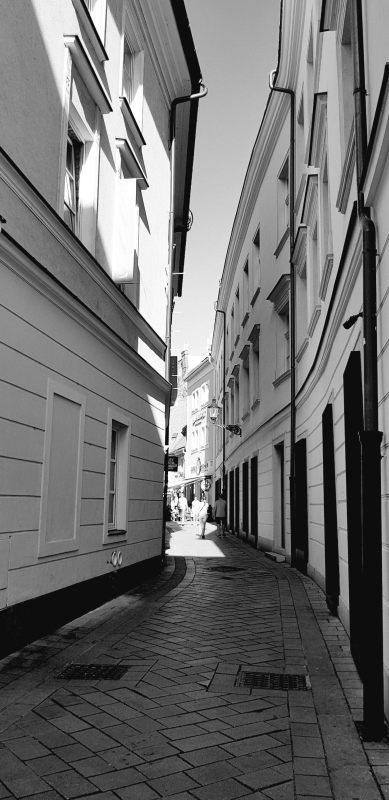
#> input picture extended-lines/photos/alley.jpg, 778 x 1600 px, given in place of DSC_6137-EDIT.jpg, which was not available (shown at 1/2 size)
$ python analyse.py
#> lines starting #> are read from the running program, lines starting #| are printed output that depends on the picture
#!/usr/bin/env python3
"""Offline analysis for Extended Lines (run once per photo set).

Reads the original photos, and for each one writes:
  extended-lines/photos/<id>.jpg   web version (greyscale, 1600 px long side)
  src/extended-lines/photos.json   the line model: Hough lines, tones, edge strips

Usage (from the repo root):
  pip install opencv-python-headless numpy
  python3 src/extended-lines/analyse.py /path/to/originals [--debug]

Each photo has a small recipe below. "detect" picks how edges are found:
  edges  - Canny on a smoothed image (good for crisp architecture)
  mask   - split into dark / light first (Otsu), then find edges of that
           shape (good for silhouettes and railings)
  poly   - split into dark / light, then simplify the outlines into a
           polygon; its sides become the lines (good for soft, organic
           shapes: stone, trees in fog, where Hough finds little)
"""
import cv2, numpy as np, json, math, sys, os

PHOTOS = [
    # id, file, title, place / note, recipe
    ("organ",    "DSC_6137-EDIT.jpg",       "Organ",        "Church interior",  dict(detect="edges", blur=7, min_len=0.07, gap=4, max_lines=48)),
    ("alley",    "20180421_225002.jpg",     "Alley",        "Old town",         dict(detect="edges", blur=5, min_len=0.08, gap=6, max_lines=48)),
    ("railings", "DSC_0635.jpg",            "Railings",     "Stairs, low sun",  dict(detect="mask",  blur=5, min_len=0.06, gap=6, max_lines=30, clip=(0.0, 0.83))),
    ("stone",    "223_2398-1.jpg",          "Stone",        "Field, late summer", dict(detect="poly", blur=6, min_len=0.03, eps=0.008, max_lines=40, level=72)),
    ("grass",    "IMG_20231111_093248.jpg", "Grass in fog", "Meadow",           dict(detect="poly",  blur=4, min_len=0.025, eps=0.007, max_lines=40, level=30, clahe=3.0)),
    ("filharmonia", "IMG_20260613_223131.jpg", "Filharmonia", "Concert hall, before the rehearsal", dict(detect="edges", blur=5, min_len=0.07, gap=5, max_lines=50)),
]
LONG = 1600      # web size
WORK = 1400      # analysis size


def poly_lines(g, r):
    """Outline of the dark/light split, simplified to straight sides."""
    h, w = g.shape
    c = cv2.createCLAHE(r.get("clahe", 2.0), (8, 8)).apply(g)
    b = cv2.GaussianBlur(c, (0, 0), r["blur"])
    if "level" in r:
        _, m = cv2.threshold(b, int(np.percentile(b, r["level"])), 255, cv2.THRESH_BINARY)
    else:
        _, m = cv2.threshold(b, 0, 255, cv2.THRESH_BINARY + cv2.THRESH_OTSU)
    m = cv2.morphologyEx(m, cv2.MORPH_OPEN, np.ones((5, 5), np.uint8))
    cs, _ = cv2.findContours(m, cv2.RETR_LIST, cv2.CHAIN_APPROX_NONE)
    cs = [c for c in cs if cv2.contourArea(c) > 0.002 * w * h]
    out = []
    for cnt in cs:
        ap = cv2.approxPolyDP(cnt, r.get("eps", 0.006) * max(w, h), True).reshape(-1, 2)
        for i in range(len(ap)):
            (x1, y1), (x2, y2) = ap[i], ap[(i + 1) % len(ap)]
            # skip sides lying on the photo border: they are the frame, not the image
            if (x1 <= 2 and x2 <= 2) or (x1 >= w - 3 and x2 >= w - 3) or (y1 <= 2 and y2 <= 2) or (y1 >= h - 3 and y2 >= h - 3):
                continue
            ln = math.hypot(x2 - x1, y2 - y1)
            if ln >= r["min_len"] * max(w, h):
                out.append([int(x1), int(y1), int(x2), int(y2), ln, math.atan2(y2 - y1, x2 - x1) % math.pi])
    return out, m


def detect_lines(g, r):
    h, w = g.shape
    if r["detect"] == "poly":
        out, ed = poly_lines(g, r)
        out.sort(key=lambda l: -l[4])
        return out[:r["max_lines"]], ed
    if r["detect"] == "mask":
        b = cv2.medianBlur(g, r["blur"] | 1)
        _, m = cv2.threshold(b, 0, 255, cv2.THRESH_BINARY + cv2.THRESH_OTSU)
        m = cv2.morphologyEx(m, cv2.MORPH_OPEN, np.ones((3, 3), np.uint8))
        ed = cv2.Canny(m, 50, 150)
    else:
        c = cv2.createCLAHE(r.get("clahe", 2.0), (8, 8)).apply(g)
        b = cv2.bilateralFilter(c, r["blur"] | 1, 40, 9) if r["blur"] > 3 else cv2.GaussianBlur(c, (3, 3), 0)
        b = cv2.medianBlur(b, r["blur"] | 1)
        v = float(np.median(b))
        ed = cv2.Canny(b, int(max(20, .66 * v)), int(min(255, 1.33 * v + 40)))
    if "clip" in r:  # only look inside a vertical band (fractions of height)
        y0, y1 = int(r["clip"][0] * h), int(r["clip"][1] * h)
        ed[:y0] = 0; ed[y1:] = 0
    L = cv2.HoughLinesP(ed, 1, np.pi / 360, 50,
                        minLineLength=int(r["min_len"] * max(w, h)), maxLineGap=r["gap"])
    out = []
    if L is not None:
        for x1, y1, x2, y2 in L.reshape(-1, 4).tolist():
            ln = math.hypot(x2 - x1, y2 - y1)
            out.append([x1, y1, x2, y2, ln, math.atan2(y2 - y1, x2 - x1) % math.pi])
    out.sort(key=lambda l: -l[4])
    kept = []
    for l in out:  # drop near-duplicates (same angle, nearly same line)
        mx, my = (l[0] + l[2]) / 2, (l[1] + l[3]) / 2
        dup = False
        for k in kept:
            da = abs(l[5] - k[5]); da = min(da, math.pi - da)
            d = abs((mx - k[0]) * math.sin(k[5]) - (my - k[1]) * math.cos(k[5]))
            if da < 0.06 and d < 14:
                dup = True; break
        if not dup:
            kept.append(l)
        if len(kept) >= r["max_lines"]:
            break
    return kept, ed


def strip(g, side, n=32):
    h, w = g.shape; vals = []
    for i in range(n):
        a, b = int(i / n * (w if side in ("top", "bottom") else h)), int((i + 1) / n * (w if side in ("top", "bottom") else h))
        if side == "top":    patch = g[:max(2, h // 30), a:b]
        if side == "bottom": patch = g[h - max(2, h // 30):, a:b]
        if side == "left":   patch = g[a:b, :max(2, w // 30)]
        if side == "right":  patch = g[a:b, w - max(2, w // 30):]
        vals.append(int(patch.mean()))
    return vals


def main():
    src = sys.argv[1] if len(sys.argv) > 1 else "."
    debug = "--debug" in sys.argv
    here = os.path.dirname(os.path.abspath(__file__))
    root = os.path.abspath(os.path.join(here, "..", ".."))
    photo_dir = os.path.join(root, "extended-lines", "photos")
    os.makedirs(photo_dir, exist_ok=True)
    result = []
    for pid, fname, title, note, r in PHOTOS:
        im = cv2.imread(os.path.join(src, fname))
#> im is the input picture: shape (1600, 778, 3); min 0, max 255, mean 109.5
        if im is None:
            print("missing", fname); continue
        g0 = cv2.cvtColor(im, cv2.COLOR_BGR2GRAY)
        web = cv2.resize(g0, None, fx=LONG / max(g0.shape), fy=LONG / max(g0.shape), interpolation=cv2.INTER_AREA)
        cv2.imwrite(os.path.join(photo_dir, pid + ".jpg"), web, [cv2.IMWRITE_JPEG_QUALITY, 84, cv2.IMWRITE_JPEG_PROGRESSIVE, 1])
        g = cv2.resize(g0, None, fx=WORK / max(g0.shape), fy=WORK / max(g0.shape), interpolation=cv2.INTER_AREA)
        h, w = g.shape
#> h = 1400; w = 681
        lines, ed = detect_lines(g, r)
#> in detect_lines, `b = cv2.medianBlur(b, r["blur"] | 1)`:
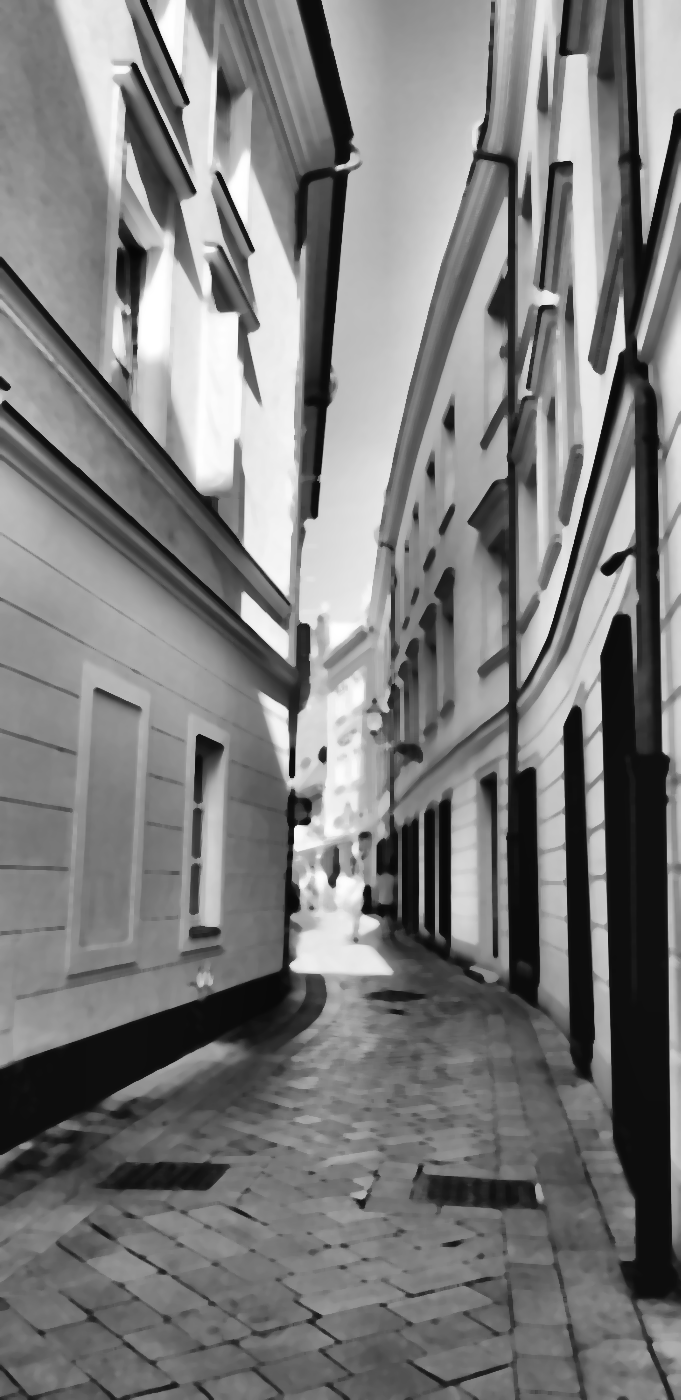
#> b: shape (1400, 681); min 6, max 255, mean 124.2
#> in detect_lines, `v = float(np.median(b))`: v = 124
#> in detect_lines, `ed = cv2.Canny(b, int(max(20, .66 * v)), int(min(255, 1.33 * v + 40)))`:
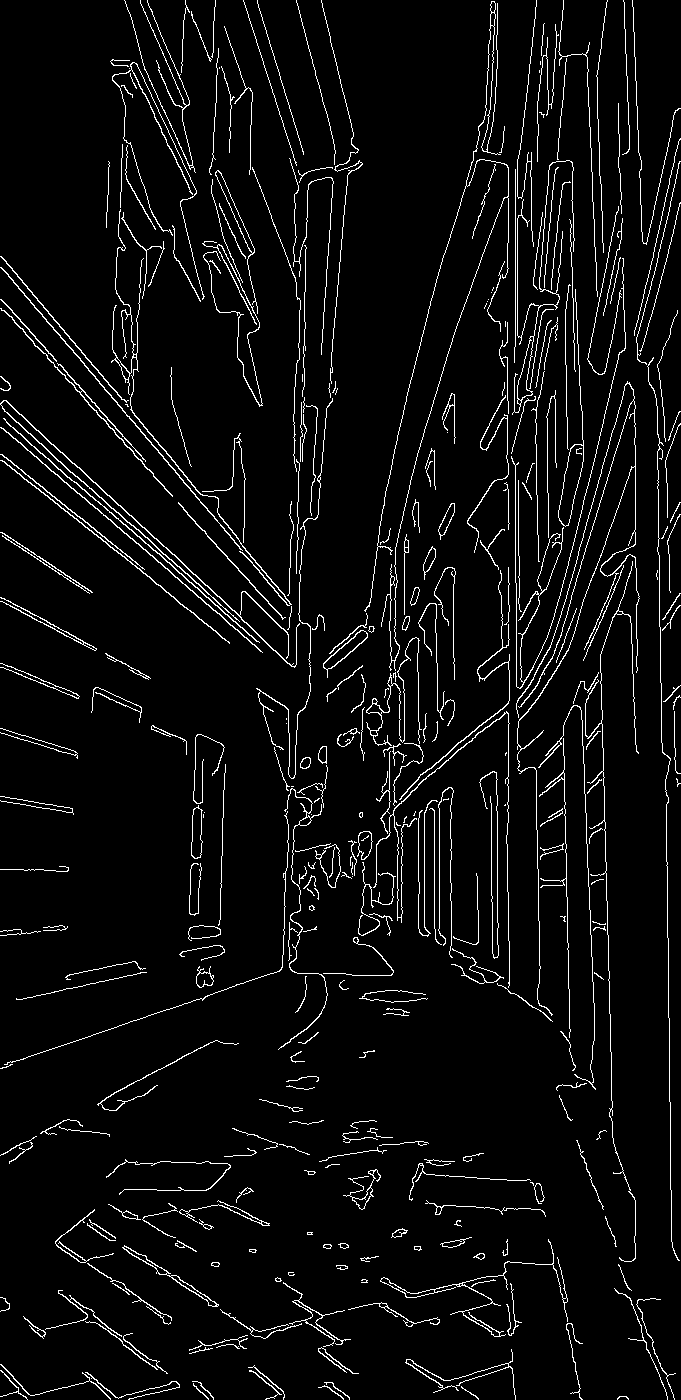
#> ed: shape (1400, 681); 4.9% white in thin lines or dots
#> in detect_lines, `L = cv2.HoughLinesP(ed, 1, np.pi / 360, 50, minLineLength=int(r["min_l..`: L = 42 rows, first 6: [586, 821, 594, 1026], [95, 378, 242, 550], [508, 822, 508, 713], [331, 362, 346, 186], [11, 406, 172, 554], [515, 346, 515, 169]
#> the loop in detect_lines, `for x1, y1, x2, y2 in L.reshape(-1, 4).tolist():` made 42 passes
#> (x1, y1, x2, y2, ln) on passes 1 to 12: (586, 821, 594, 1026, 205.2), (95, 378, 242, 550, 226.3), (508, 822, 508, 713, 109), (331, 362, 346, 186, 176.6), (11, 406, 172, 554, 218.7), (515, 346, 515, 169, 177), (6, 312, 172, 496, 247.8), (1, 427, 179, 579, 234.1), (1, 256, 127, 406, 195.9), (2, 300, 145, 461, 215.3), (136, 63, 196, 191, 141.4), (2, 460, 174, 597, 219.9)
#> after the loop in detect_lines, `for x1, y1, x2, y2 in L.reshape(-1, 4).tolist():`: out = 42 items, first 6: [586, 821, 594, 1026, 205.2, 1.53], [95, 378, 242, 550, 226.3, 0.864], [508, 822, 508, 713, 109, 1.57], [331, 362, 346, 186, 176.6, 1.66], [11, 406, 172, 554, 218.7, 0.743], [515, 346, 515, 169, 177, 1.57]
#> the loop in detect_lines, `for l in out:` made 42 passes
#> (l, mx, my) on passes 1 to 12: ([1, 460, 217, 632, 276.1, 0.672], 109, 546), ([6, 312, 172, 496, 247.8, 0.837], 89, 404), ([1, 427, 179, 579, 234.1, 0.707], 90, 503), ([565, 576, 619, 352, 230.4, 1.81], 592, 464), ([95, 378, 242, 550, 226.3, 0.864], 168.5, 464), ([2, 460, 174, 597, 219.9, 0.673], 88, 528.5), ([11, 406, 172, 554, 218.7, 0.743], 91.5, 480), ([2, 300, 145, 461, 215.3, 0.845], 73.5, 380.5), ([586, 821, 594, 1026, 205.2, 1.53], 590, 923.5), ([1, 256, 127, 406, 195.9, 0.872], 64, 331), ([100, 512, 248, 639, 195, 0.709], 174, 575.5), ([243, 1, 300, 178, 186, 1.26], 271.5, 89.5)
#> after the loop in detect_lines, `for l in out:`: kept = 23 items, first 6: [1, 460, 217, 632, 276.1, 0.672], [6, 312, 172, 496, 247.8, 0.837], [1, 427, 179, 579, 234.1, 0.707], [565, 576, 619, 352, 230.4, 1.81], [95, 378, 242, 550, 226.3, 0.864], [11, 406, 172, 554, 218.7, 0.743]
#> lines has the same summary as kept in detect_lines
        top = lines[0][4] if lines else 1
#> top = 276.1
        tone = lambda x, y: int(g[int(min(h - 1, max(0, y))), int(min(w - 1, max(0, x)))])
        L = [{"x1": round(a / w, 4), "y1": round(b / h, 4), "x2": round(c / w, 4), "y2": round(d / h, 4),
              "s": round(ln / top, 3), "t": tone((a + c) / 2, (b + d) / 2)} for a, b, c, d, ln, _ in lines]
#> L = 23 items
        result.append({"id": pid, "title": title, "note": note, "src": f"photos/{pid}.jpg",
                       "aspect": round(w / h, 4),
                       "tones": [int(np.percentile(g, p)) for p in (5, 50, 95)],
                       "edges": {s: strip(g, s) for s in ("top", "right", "bottom", "left")},
                       "lines": L})
#> after the loop in strip, `for i in range(n):`: vals = 32 values, max 235 at index 4, min 47 at index 14, mean 150.8
#> call 2 of strip, with side = 'right', n = 32
#> the loop in strip (call 2), `for i in range(n):` made 32 passes
#> (a, b) on passes 1 to 12: (0, 43), (43, 87), (87, 131), (131, 175), (175, 218), (218, 262), (262, 306), (306, 350), (350, 393), (393, 437), (437, 481), (481, 525)
#> after the loop in strip (call 2), `for i in range(n):`:
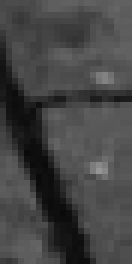
#> patch: shape (44, 22) (shown 6 times larger); min 10, max 150, mean 68.7
#> after the loop in strip (call 2), `for i in range(n):`: vals = 32 values, max 170 at index 1, min 29 at index 29, mean 112.6
#> call 3 of strip, with side = 'bottom', n = 32
#> the loop in strip (call 3), `for i in range(n):` made 32 passes
#> (a, b) on passes 1 to 12: (0, 21), (21, 42), (42, 63), (63, 85), (85, 106), (106, 127), (127, 148), (148, 170), (170, 191), (191, 212), (212, 234), (234, 255)
#> pass 1, in strip (call 3), `if side == "bottom": patch = g[h - max(2, h // 30):, a:b]`:
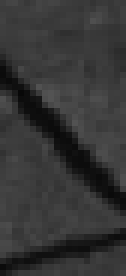
#> patch: shape (46, 21) (shown 6 times larger); min 8, max 83, mean 53.4
#> after the loop in strip (call 3), `for i in range(n):`:
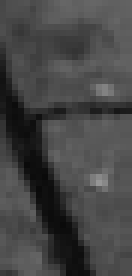
#> patch: shape (46, 22) (shown 6 times larger); min 10, max 150, mean 69.6
#> after the loop in strip (call 3), `for i in range(n):`: vals = 32 values, max 76 at index 29, min 53 at index 0, mean 62.25
#> call 4 of strip, with side = 'left', n = 32
#> the loop in strip (call 4), `for i in range(n):` made 32 passes
#> pass 1, in strip (call 4), `if side == "left":   patch = g[a:b, :max(2, w // 30)]`:
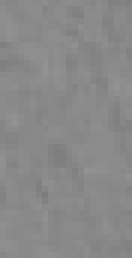
#> patch: shape (43, 22) (shown 6 times larger); min 124, max 146, mean 136.9
#> after the loop in strip (call 4), `for i in range(n):`:
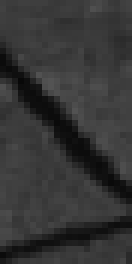
#> patch: shape (44, 22) (shown 6 times larger); min 8, max 83, mean 53.1
#> after the loop in strip (call 4), `for i in range(n):`: vals = 32 values, max 139 at index 1, min 13 at index 25, mean 105.4
        print(f"{pid:9s} {w}x{h}  {len(L):2d} lines")
#| organ     681x1400  23 lines
        if debug:
            dbg = cv2.cvtColor(g, cv2.COLOR_GRAY2BGR) // 2
            for a, b, c, d, *_ in lines:
                cv2.line(dbg, (a, b), (c, d), (60, 60, 255), 3)
            cv2.imwrite(f"/tmp/el_dbg_{pid}.png", cv2.resize(dbg, None, fx=.3, fy=.3))
#> pass 2 of the loop in main, `for pid, fname, title, note, r in PHOTOS:`:
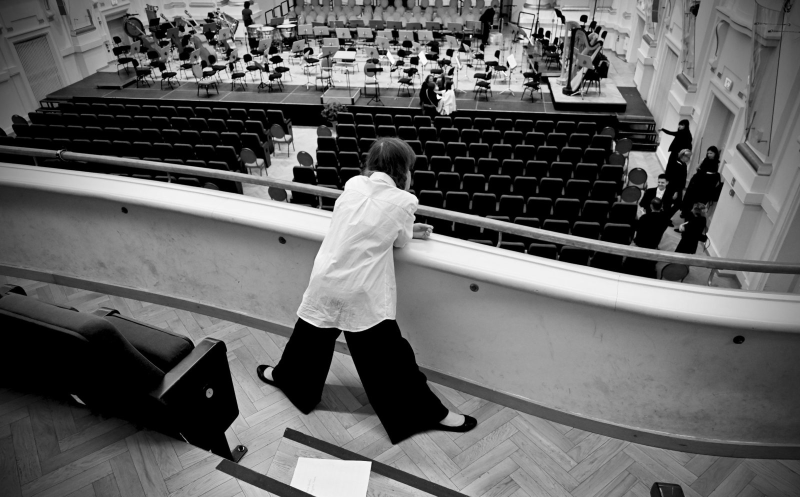
#> input picture extended-lines/photos/filharmonia.jpg, 1600 x 994 px, given in place of 20180421_225002.jpg, which was not available (shown at 1/2 size)
#> in main, im is the input picture: shape (994, 1600, 3); min 0, max 255, mean 99.7
#> g0: shape (994, 1600)
#> g: shape (870, 1400)
#> c: shape (870, 1400)
#> v = 113
#> in detect_lines (call 2), `ed = cv2.Canny(b, int(max(20, .66 * v)), int(min(255, 1.33 * v + 40)))`:
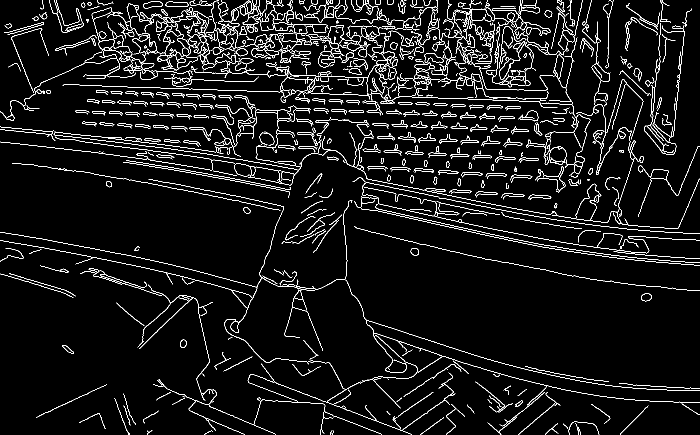
#> ed: shape (870, 1400) (shown at 1/2 size); 5.7% white in thin lines or dots
#> in detect_lines (call 2), `L = cv2.HoughLinesP(ed, 1, np.pi / 360, 50, minLineLength=int(r["min_l..`: L = 38 rows, first 6: [270, 174, 434, 179], [752, 416, 1072, 487], [808, 419, 990, 459], [159, 282, 400, 314], [796, 193, 958, 198], [752, 421, 1080, 493]
#> the loop in detect_lines (call 2), `for x1, y1, x2, y2 in L.reshape(-1, 4).tolist():` made 38 passes
#> (x1, y1, x2, y2, ln) on passes 1 to 8: (270, 174, 434, 179, 164.1), (752, 416, 1072, 487, 327.8), (808, 419, 990, 459, 186.3), (159, 282, 400, 314, 243.1), (796, 193, 958, 198, 162.1), (752, 421, 1080, 493, 335.8), (399, 305, 597, 340, 201.1), (738, 365, 963, 412, 229.9)
#> after the loop in detect_lines (call 2), `for x1, y1, x2, y2 in L.reshape(-1, 4).tolist():`: out = 38 items
#> the loop in detect_lines (call 2), `for l in out:` made 38 passes
#> (l, mx, my) on passes 1 to 8: ([752, 421, 1080, 493, 335.8, 0.216], 916, 457), ([752, 416, 1072, 487, 327.8, 0.218], 912, 451.5), ([10, 465, 281, 515, 275.6, 0.182], 145.5, 490), ([159, 282, 400, 314, 243.1, 0.132], 279.5, 298), ([732, 640, 961, 714, 240.7, 0.313], 846.5, 677), ([248, 357, 480, 402, 236.3, 0.192], 364, 379.5), ([248, 324, 475, 362, 230.2, 0.166], 361.5, 343), ([738, 365, 963, 412, 229.9, 0.206], 850.5, 388.5)
#> after the loop in detect_lines (call 2), `for l in out:`: kept = 22 items
#> top = 335.8
#> in main, `L = [{"x1": round(a / w, 4), "y1": round(b / h, 4), "x2": round(c / w,..`: L = 22 items
#> after the loop in strip (call 8), `for i in range(n):`:
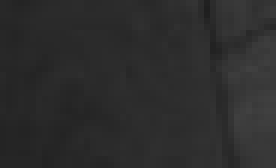
#> patch: shape (28, 46) (shown 6 times larger); min 31, max 65, mean 44.7
#| alley     1400x870  22 lines
    with open(os.path.join(here, "photos.json"), "w") as f:
        json.dump(result, f, separators=(",", ":"))


if __name__ == "__main__":
    main()
